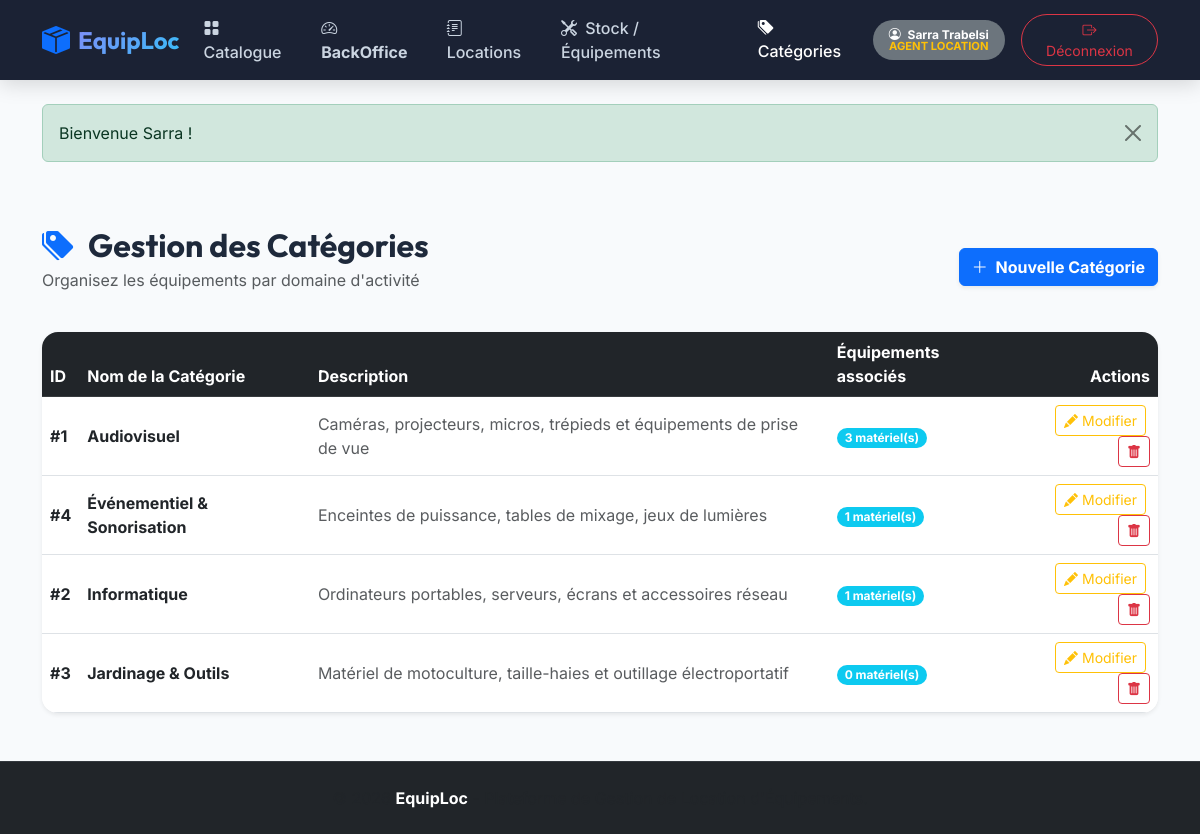
Page /public/index.php?action=categories (signed in) on the committed database.
### tables this page shows
CREATE TABLE `categorie` (
  `id_categorie` INT AUTO_INCREMENT PRIMARY KEY,
  `nom_categorie` VARCHAR(100) NOT NULL UNIQUE,
  `description` TEXT DEFAULT NULL
);

### controllers/CategorieController.php (called while the page is built, shortened)
<?php
require_once __DIR__ . '/../models/Categorie.php';
require_once __DIR__ . '/../config/helpers.php';
class CategorieController {
    private Categorie $categorieModel;
    public function __construct() {
        $this->categorieModel = new Categorie();
    }
    public function index(): void {
        $categories = $this->categorieModel->getAll();
        require_once __DIR__ . '/../views/backoffice/categories/index.php';
    }
}

### config/database.php (called while the page is built, shortened)
<?php
class Database {
    private static ?PDO $instance = null;
    public static function getInstance(): PDO {
        if (self::$instance === null) {
            try {
                $dsn = "mysql:host=" . DB_HOST . ";dbname=" . DB_NAME . ";charset=utf8mb4";
                $options = [
                    PDO::ATTR_ERRMODE            => PDO::ERRMODE_EXCEPTION,
                    PDO::ATTR_DEFAULT_FETCH_MODE => PDO::FETCH_ASSOC,
                    PDO::ATTR_EMULATE_PREPARES   => false,
                ];
                self::$instance = new PDO($dsn, DB_USER, DB_PASS, $options);
            } catch (PDOException $e) {
                die("Erreur de connexion à la base de données : " . htmlspecialchars($e->getMessage()));
            }
        }
        return self::$instance;
    }
}

### models/Categorie.php (called while the page is built, shortened)
<?php
require_once __DIR__ . '/../config/database.php';
class Categorie {
    private PDO $db;
    public function __construct() {
        $this->db = Database::getInstance();
    }
    public function getAll(): array {
        $stmt = $this->db->query("SELECT c.*, COUNT(e.id_equipement) AS nb_equipements
                                  FROM categorie c
                                  LEFT JOIN equipement e ON c.id_categorie = e.id_categorie
                                  GROUP BY c.id_categorie
                                  ORDER BY c.nom_categorie ASC");
        return $stmt->fetchAll();
    }
}

### views/backoffice/categories/index.php (the view, shortened to what this page needs)
<?php
require_once __DIR__ . '/../../layout/header.php';
require_once __DIR__ . '/../../layout/navbar.php';
?>
<div class="container py-5">
    <div class="d-flex justify-content-between align-items-center mb-4">
        <div>
            <h2 class="fw-bold mb-1"><i class="bi bi-tags-fill text-primary me-2"></i> Gestion des Catégories</h2>
            <p class="text-muted">Organisez les équipements par domaine d'activité</p>
        </div>
        <a href="<?= BASE_URL ?>/index.php?action=categorie_create" class="btn btn-primary fw-bold shadow-sm">
            <i class="bi bi-plus-lg me-1"></i> Nouvelle Catégorie
        </a>
    </div>
    <div class="card border-0 shadow-sm rounded-4 overflow-hidden bg-white">
        <div class="table-responsive">
            <table class="table table-hover align-middle mb-0">
                <thead class="table-dark">
                    <tr>
                        <th>ID</th>
                        <th>Nom de la Catégorie</th>
                        <th>Description</th>
                        <th>Équipements associés</th>
                        <th class="text-end">Actions</th>
                    </tr>
                </thead>
                <tbody>
                    <?php foreach ($categories as $cat): ?>
                        <tr>
                            <td class="fw-bold">#<?= $cat['id_categorie'] ?></td>
                            <td><strong class="text-dark fs-6"><?= htmlspecialchars($cat['nom_categorie']) ?></strong></td>
                            <td class="text-muted"><?= htmlspecialchars($cat['description'] ?? 'Aucune description') ?></td>
                            <td><span class="badge bg-info text-white rounded-pill"><?= $cat['nb_equipements'] ?> matériel(s)</span></td>
                            <td class="text-end">
                                <a href="<?= BASE_URL ?>/index.php?action=categorie_edit&id=<?= $cat['id_categorie'] ?>" class="btn btn-outline-warning btn-sm me-1">
                                    <i class="bi bi-pencil-fill"></i> Modifier
                                </a>
                                <a href="<?= BASE_URL ?>/index.php?action=categorie_delete&id=<?= $cat['id_categorie'] ?>"
                                   onclick="return confirm('Supprimer cette catégorie ?');"
                                   class="btn btn-outline-danger btn-sm">
                                    <i class="bi bi-trash-fill"></i>
                                </a>
                            </td>
                        </tr>
                    <?php endforeach; ?>
                </tbody>
            </table>
        </div>
    </div>
</div>
<?php require_once __DIR__ . '/../../layout/footer.php'; ?>

### public/index.php (shortened to what this page needs)
<?php
require_once __DIR__ . '/../config/database.php';
require_once __DIR__ . '/../config/helpers.php';
require_once __DIR__ . '/../controllers/CategorieController.php';
$action = sanitize($_GET['action'] ?? 'catalogue');
switch ($action) {
    case 'categories':
        (new CategorieController())->index();
        break;
}

### views/layout/header.php (shortened to what this page needs)
<!DOCTYPE html>
<html lang="fr">
<head>
    <link href="https://cdn.jsdelivr.net/npm/bootstrap@5.3.0/dist/css/bootstrap.min.css" rel="stylesheet">
    <link href="https://cdn.jsdelivr.net/npm/bootstrap-icons@1.11.1/font/bootstrap-icons.css" rel="stylesheet">
    <link rel="stylesheet" href="<?= BASE_URL ?>/assets/css/style.css">
</head>
<body>

### views/layout/navbar.php (shortened to what this page needs)
<?php
$user = currentUser();
?>
<nav class="navbar navbar-expand-lg navbar-dark navbar-custom sticky-top">
    <div class="container">
        <a class="navbar-brand d-flex align-items-center gap-2" href="<?= BASE_URL ?>/index.php">
            <i class="bi bi-box-seam-fill fs-3 text-primary"></i>
            <span class="fs-4 fw-bold">EquipLoc</span>
        </a>
        <div class="collapse navbar-collapse" id="navbarContent">
            <ul class="navbar-nav me-auto mb-2 mb-lg-0">
                <li class="nav-item">
                    <a class="nav-link <?= (!isset($_GET['action']) || $_GET['action'] === 'catalogue') ? 'active' : '' ?>" href="<?= BASE_URL ?>/index.php?action=catalogue">
                        <i class="bi bi-grid-fill me-1"></i> Catalogue
                    </a>
                </li>
                <?php if (isLoggedIn()): ?>
                    <?php if (hasRole(ROLE_RESPONSABLE, ROLE_AGENT)): ?>
                        <li class="nav-item">
                            <a class="nav-link text-warning fw-bold <?= (($_GET['action'] ?? '') === 'dashboard') ? 'active' : '' ?>" href="<?= BASE_URL ?>/index.php?action=dashboard">
                                <i class="bi bi-speedometer2 me-1"></i> BackOffice
                            </a>
                        </li>
                        <li class="nav-item">
                            <a class="nav-link <?= (($_GET['action'] ?? '') === 'locations_admin') ? 'active' : '' ?>" href="<?= BASE_URL ?>/index.php?action=locations_admin">
                                <i class="bi bi-journal-text me-1"></i> Locations
                            </a>
                        </li>
                        <li class="nav-item">
                            <a class="nav-link <?= (($_GET['action'] ?? '') === 'equipements_admin') ? 'active' : '' ?>" href="<?= BASE_URL ?>/index.php?action=equipements_admin">
                                <i class="bi bi-tools me-1"></i> Stock / Équipements
                            </a>
                        </li>
                        <li class="nav-item">
                            <a class="nav-link <?= (($_GET['action'] ?? '') === 'categories') ? 'active' : '' ?>" href="<?= BASE_URL ?>/index.php?action=categories">
                                <i class="bi bi-tags-fill me-1"></i> Catégories
                            </a>
                        </li>
                    <?php endif; ?>
                <?php endif; ?>
            </ul>
            <div class="d-flex align-items-center gap-3">
                <?php if (isLoggedIn()): ?>
                    <span class="badge bg-secondary rounded-pill px-3 py-2">
                        <i class="bi bi-person-circle me-1"></i>
                        <?= htmlspecialchars($user['prenom'] . ' ' . $user['nom']) ?>
                        <small class="d-block text-warning" style="font-size: 0.7rem;">
                            <?= str_replace('_', ' ', strtoupper($user['role'])) ?>
                        </small>
                    </span>
                    <a href="<?= BASE_URL ?>/index.php?action=logout" class="btn btn-outline-danger btn-sm rounded-pill px-3">
                        <i class="bi bi-box-arrow-right"></i> Déconnexion
                    </a>
                <?php endif; ?>
            </div>
        </div>
    </div>
</nav>
<div class="container mt-4">
    <?= displayFlash() ?>
</div>

### config/helpers.php (shortened to what this page needs)
<?php
function sanitize(string $data): string {
    return htmlspecialchars(trim($data), ENT_QUOTES, 'UTF-8');
}
function displayFlash(): string {
    if (isset($_SESSION['flash'])) {
        $flash = $_SESSION['flash'];
        return '<div class="alert alert-' . $flash['type'] . ' alert-dismissible fade show" role="alert">
                    ' . htmlspecialchars($flash['message']) . '
                    <button type="button" class="btn-close" data-bs-dismiss="alert" aria-label="Close"></button>
                </div>';
    }
    return '';
}
function isLoggedIn(): bool {
    return isset($_SESSION['user']) && !empty($_SESSION['user']['id_utilisateur']);
}
function currentUser(): ?array {
    return $_SESSION['user'] ?? null;
}
function hasRole(string ...$roles): bool {
    return in_array($_SESSION['user']['role'], $roles, true);
}

### views/layout/footer.php (shortened to what this page needs)
<footer class="mt-auto py-4 bg-dark text-light border-top border-secondary border-opacity-25">
    <div class="container text-center">
        <div class="row align-items-center">
            <div class="col-12 text-center mb-2 mb-md-0">
                <p class="mb-0 text-muted">
                    &copy; <?= date('Y') ?> <strong class="text-white">EquipLoc</strong> - Plateforme de Gestion de Location d'Équipements.
                </p>
            </div>
        </div>
    </div>
</footer>
</body>
</html>

### public/assets/css/style.css (style rules this page uses)
:root { --primary-color: #4f46e5; --primary-hover: #4338ca; --secondary-color: #06b6d4; --accent-color: #f59e0b; --dark-bg: #0f172a; --card-bg: #ffffff; --text-main: #1e293b; --text-muted: #64748b; --border-color: #e2e8f0; --radius-lg: 16px; --radius-md: 10px; --shadow-sm: 0 4px 6px -1px rgba(0, 0, 0, 0.05); --shadow-md: 0 10px 25px -5px rgba(79, 70, 229, 0.1); --shadow-lg: 0 20px 30px -10px rgba(0, 0, 0, 0.12); }
body { font-family: 'Inter', sans-serif; background-color: #f8fafc; color: var(--text-main); min-height: 100vh; display: flex; flex-direction: column; }
h1, h2, h3, h4, h5, h6, .navbar-brand { font-family: 'Outfit', sans-serif; font-weight: 700; }
.navbar-custom { background: rgba(15, 23, 42, 0.95); backdrop-filter: blur(12px); box-shadow: 0 4px 20px rgba(0,0,0,0.15); }
.navbar-brand span { background: linear-gradient(135deg, #818cf8 0%, #38bdf8 100%); -webkit-background-clip: text; -webkit-text-fill-color: transparent; }
.nav-link { font-weight: 500; color: #cbd5e1 !important; transition: all 0.2s ease; }
.nav-link:hover, .nav-link.active { color: #ffffff !important; transform: translateY(-1px); }

### rows in the picture
categorie: id_categorie "1", nom_categorie "Audiovisuel", description "Caméras, projecteurs, micros, trépieds et équipements de prise de vue", nb_equipements "3"
categorie: id_categorie "4", nom_categorie "Événementiel & Sonorisation", description "Enceintes de puissance, tables de mixage, jeux de lumières", nb_equipements "1"
categorie: id_categorie "2", nom_categorie "Informatique", description "Ordinateurs portables, serveurs, écrans et accessoires réseau", nb_equipements "1"
categorie: id_categorie "3", nom_categorie "Jardinage & Outils", description "Matériel de motoculture, taille-haies et outillage électroportatif", nb_equipements "0"

### other values in the picture
$user['prenom'] . ' ' . $user['nom'] "Sarra Trabelsi"
str_replace('_', ' ', strtoupper($user['role'])) "AGENT LOCATION"
$flash['message'] "Bienvenue Sarra !"
